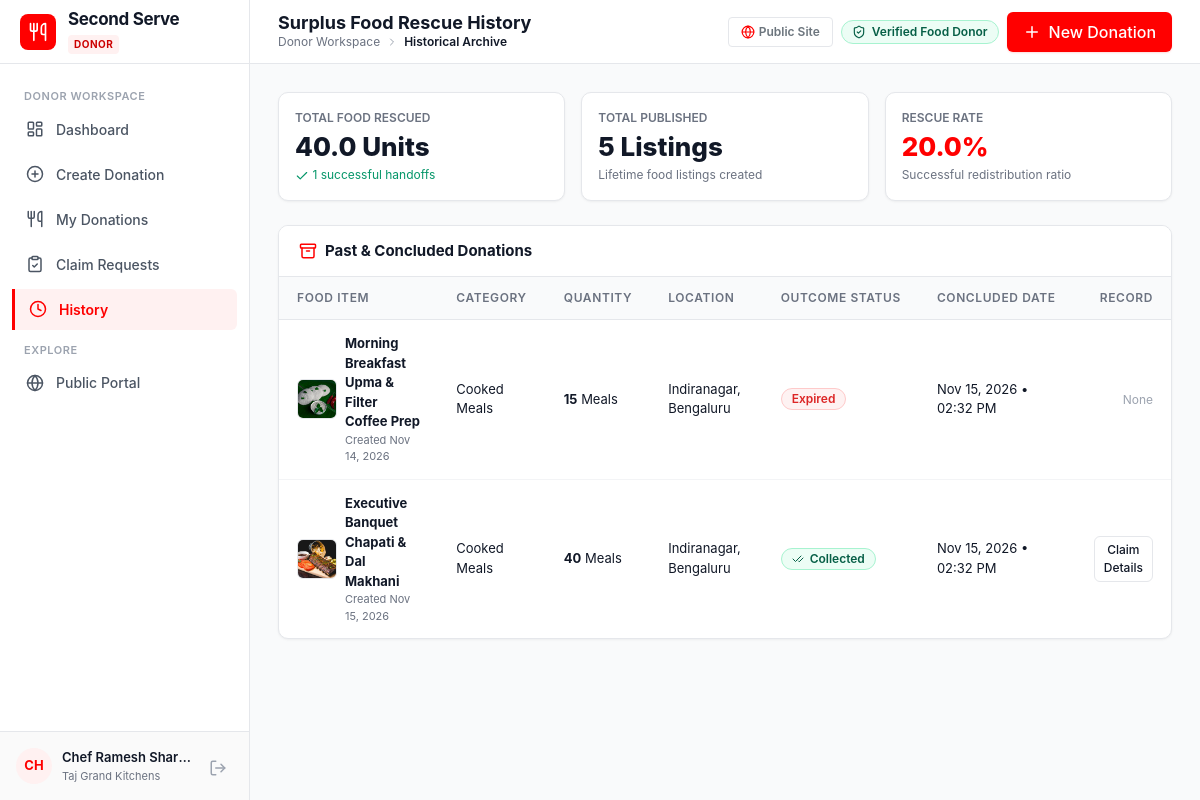
/donor/history (signed in), run on the app's committed database.
### app/models.py (models this page shows, shortened)
class User(UserMixin, db.Model):
    __tablename__ = 'users'
    id = db.Column(db.Integer, primary_key=True)
    name = db.Column(db.String(100), nullable=False)
    email = db.Column(db.String(120), unique=True, index=True, nullable=False)
    password_hash = db.Column(db.String(255), nullable=False)
    role = db.Column(db.String(20), nullable=False, default='DONOR')  # DONOR, NGO, ADMIN
    phone = db.Column(db.String(25), nullable=False)
    organization_name = db.Column(db.String(150), nullable=True)
    address = db.Column(db.String(255), nullable=True)
    locality = db.Column(db.String(100), nullable=True)
    city = db.Column(db.String(100), nullable=True)
    district = db.Column(db.String(100), nullable=True)
    verification_status = db.Column(db.String(20), nullable=False, default='APPROVED')
    is_active = db.Column(db.Boolean, default=True, nullable=False)
    created_at = db.Column(db.DateTime, default=datetime.utcnow, nullable=False)
    listings = db.relationship('FoodListing', backref='donor', lazy='dynamic', cascade='all, delete-orphan')
    claims = db.relationship('Claim', backref='recipient', lazy='dynamic')
    audit_logs = db.relationship('AuditLog', backref='user', lazy='dynamic')
    @property
    def is_admin(self):
        return self.role == 'ADMIN'
    @property
    def is_donor(self):
        return self.role == 'DONOR'
    @property
    def is_ngo(self):
        return self.role == 'NGO'

class FoodListing(db.Model):
    __tablename__ = 'food_listings'
    id = db.Column(db.Integer, primary_key=True)
    donor_id = db.Column(db.Integer, db.ForeignKey('users.id', ondelete='CASCADE'), nullable=False)
    title = db.Column(db.String(150), nullable=False)
    category = db.Column(db.String(50), nullable=False)  # Cooked Meals, Fruits, Vegetables, Bakery Items, Packaged Food, Dairy Products, Other
    description = db.Column(db.Text, nullable=False)
    quantity = db.Column(db.Float, nullable=False)
    unit = db.Column(db.String(20), nullable=False, default='Meals')  # Meals, kg, Packets, Boxes, Liters
    food_type = db.Column(db.String(20), nullable=False, default='Vegetarian')  # Vegetarian, Non-Vegetarian
    image_filename = db.Column(db.String(200), nullable=True)
    location = db.Column(db.String(255), nullable=False)
    locality = db.Column(db.String(100), nullable=False)
    city = db.Column(db.String(100), nullable=False)
    district = db.Column(db.String(100), nullable=False)
    available_from = db.Column(db.DateTime, nullable=False)
    collection_deadline = db.Column(db.DateTime, nullable=False)
    status = db.Column(db.String(20), nullable=False, default='AVAILABLE')  # AVAILABLE, RESERVED, COLLECTED, CANCELLED, EXPIRED
    created_at = db.Column(db.DateTime, default=datetime.utcnow, nullable=False)
    updated_at = db.Column(db.DateTime, default=datetime.utcnow, onupdate=datetime.utcnow, nullable=False)
    claims = db.relationship('Claim', backref='listing', lazy='dynamic', cascade='all, delete-orphan')

### app/routes/donor.py (the view)
@donor_bp.route('/history')
def history():
    completed_listings = FoodListing.query.filter(
        FoodListing.donor_id == current_user.id,
        FoodListing.status.in_(['COLLECTED', 'EXPIRED', 'CANCELLED'])
    ).order_by(FoodListing.updated_at.desc()).all()
    stats = get_donor_dashboard_stats(current_user.id)
    return render_template('donor/history.html', listings=completed_listings, stats=stats)

### app/models.py (called while the page is built)
@login_manager.user_loader
def load_user(user_id):
    return db.session.get(User, int(user_id))

### app/routes/auth.py (called while the page is built)
def role_required(*allowed_roles):
    def decorator(f):
        @wraps(f)
        def decorated_function(*args, **kwargs):
            if not current_user.is_authenticated:
                return redirect(url_for('auth.login', next=request.url))
            if current_user.role not in allowed_roles and not current_user.is_admin:
                flash("You do not have permission to access that resource.", "danger")
                return redirect(url_for('main.index'))
            return f(*args, **kwargs)
        return decorated_function
    return decorator

### app/routes/donor.py (called while the page is built)
@donor_bp.before_request
@login_required
@role_required('DONOR')
def before_request():
    check_and_expire_listings()

### app/services/listing_service.py (called while the page is built, shortened)
def check_and_expire_listings():
    now = datetime.utcnow()
    expired_listings = FoodListing.query.filter(
        FoodListing.status.in_(['AVAILABLE', 'RESERVED']),
        FoodListing.collection_deadline <= now
    ).all()
    if expired_listings:
        db.session.commit()
    return len(expired_listings)

### app/templates/donor/history.html (shortened to what this page needs)
{% extends 'base.html' %}
{% block page_title %}Surplus Food Rescue History{% endblock %}
{% block breadcrumb %}
  <span>Donor Workspace</span>
  <i data-lucide="chevron-right" style="width: 12px; height: 12px; color: #9CA3AF;"></i>
  <span style="color: #111827; font-weight: 600;">Historical Archive</span>
{% endblock %}
{% block content %}
<div class="row g-3 mb-4">
  <div class="col-md-4">
    <div class="ss-card p-3 mb-0">
      <div style="font-size: 12px; color: #6B7280; font-weight: 600; text-transform: uppercase;">Total Food Rescued</div>
      <div style="font-size: 26px; font-weight: 800; color: #111827;">{{ stats.total_meals_saved }} Units</div>
      <div style="font-size: 12px; color: #059669;"><i data-lucide="check" style="width: 14px; height: 14px;"></i> {{ stats.completed_rescued }} successful handoffs</div>
    </div>
  </div>
  <div class="col-md-4">
    <div class="ss-card p-3 mb-0">
      <div style="font-size: 12px; color: #6B7280; font-weight: 600; text-transform: uppercase;">Total Published</div>
      <div style="font-size: 26px; font-weight: 800; color: #111827;">{{ stats.total_listed }} Listings</div>
      <div style="font-size: 12px; color: #6B7280;">Lifetime food listings created</div>
    </div>
  </div>
  <div class="col-md-4">
    <div class="ss-card p-3 mb-0">
      <div style="font-size: 12px; color: #6B7280; font-weight: 600; text-transform: uppercase;">Rescue Rate</div>
      <div style="font-size: 26px; font-weight: 800; color: #FF0000;">
        {% if stats.total_listed > 0 %}
          {{ ((stats.completed_rescued / stats.total_listed) * 100)|round(1) }}%
        {% else %}
          0%
        {% endif %}
      </div>
      <div style="font-size: 12px; color: #6B7280;">Successful redistribution ratio</div>
    </div>
  </div>
</div>
<div class="ss-card">
  <div class="ss-card-header">
    <h2 class="ss-card-title">
      <i data-lucide="archive" style="width: 18px; height: 18px; color: #FF0000;"></i>
      Past & Concluded Donations
    </h2>
  </div>
  <div class="ss-card-body p-0">
    {% if listings %}
      <div class="table-responsive">
        <table class="ss-table">
          <thead>
            <tr>
              <th>Food Item</th>
              <th>Category</th>
              <th>Quantity</th>
              <th>Location</th>
              <th>Outcome Status</th>
              <th>Concluded Date</th>
              <th class="text-end">Record</th>
            </tr>
          </thead>
          <tbody>
            {% for item in listings %}
              <tr>
                <td>
                  <div class="d-flex align-items-center gap-2">
                    {% if item.image_filename %}
                      <img src="{{ url_for('static', filename='images/uploads/' + item.image_filename) }}" alt="{{ item.title }}" style="width: 40px; height: 40px; object-fit: cover; border-radius: 6px; border: 1px solid #E5E7EB; flex-shrink: 0;" onerror="this.src='{{ url_for('static', filename='images/food/buffet_curry.jpg') }}';">
                    {% else %}
                      <div style="width: 40px; height: 40px; border-radius: 6px; background: #FFF1F1; color: #FF0000; display: flex; align-items: center; justify-content: center; flex-shrink: 0;">
                        <i data-lucide="utensils" style="width: 18px; height: 18px;"></i>
                      </div>
                    {% endif %}
                    <div>
                      <div style="font-weight: 700; color: #111827;">{{ item.title }}</div>
                      <div style="font-size: 11px; color: #6B7280;">Created {{ item.created_at|dateonly }}</div>
                    </div>
                  </div>
                </td>
                <td>{{ item.category }}</td>
                <td><strong>{{ item.quantity|int if item.quantity == item.quantity|int else item.quantity }}</strong> {{ item.unit }}</td>
                <td>{{ item.locality }}, {{ item.city }}</td>
                <td>
                  {% if item.status == 'COLLECTED' %}
                    <span class="pill-status pill-collected">
                      <i data-lucide="check-check" style="width: 12px; height: 12px;"></i> Collected
                    </span>
                  {% elif item.status == 'EXPIRED' %}
                    <span class="pill-status pill-expired">Expired</span>
                  {% else %}
                    <span class="pill-status pill-cancelled">Cancelled</span>
                  {% endif %}
                </td>
                <td>{{ item.updated_at|datetimeformat }}</td>
                <td class="text-end">
                  {% if item.claims.count() > 0 %}
                    {% set last_claim = item.claims.first() %}
                    <a href="{{ url_for('donor.claim_detail', claim_id=last_claim.id) }}" class="btn btn-sm btn-ss-outline" style="font-size: 12px; padding: 4px 8px;">
                      Claim Details
                    </a>
                  {% else %}
                    <span style="font-size: 12px; color: #9CA3AF;">None</span>
                  {% endif %}
                </td>
              </tr>
            {% endfor %}
          </tbody>
        </table>
      </div>
    {% endif %}
  </div>
</div>
{% endblock %}

### app/templates/base.html (shortened to what this page needs)
<!DOCTYPE html>
<html lang="en">
<head>
  <link rel="stylesheet" href="{{ url_for('static', filename='vendor/bootstrap/bootstrap.min.css') }}">
  <link rel="stylesheet" href="{{ url_for('static', filename='css/style.css') }}">
</head>
<body>
  <div class="app-wrapper">
    <aside class="app-sidebar" id="appSidebar">
      <div class="sidebar-header">
        <div class="brand-icon-box">
          <i data-lucide="utensils" style="width: 20px; height: 20px;"></i>
        </div>
        <div class="brand-info">
          <div class="brand-title">Second Serve</div>
          {% if current_user.is_authenticated %}
            <span class="role-pill role-pill-{{ current_user.role.lower() }}">
              {{ current_user.role }}
            </span>
          {% endif %}
        </div>
      </div>
      <nav class="sidebar-nav">
        {% if current_user.is_authenticated %}
          {% if current_user.is_donor %}
            <div class="nav-section-title">Donor Workspace</div>
            <a href="{{ url_for('donor.dashboard') }}" class="sidebar-nav-link {% if request.endpoint == 'donor.dashboard' %}active{% endif %}">
              <i data-lucide="layout-dashboard" style="width: 18px; height: 18px;"></i>
              <span>Dashboard</span>
            </a>
            <a href="{{ url_for('donor.create') }}" class="sidebar-nav-link {% if request.endpoint == 'donor.create' %}active{% endif %}">
              <i data-lucide="plus-circle" style="width: 18px; height: 18px;"></i>
              <span>Create Donation</span>
            </a>
            <a href="{{ url_for('donor.my_donations') }}" class="sidebar-nav-link {% if request.endpoint in ['donor.my_donations', 'donor.edit'] %}active{% endif %}">
              <i data-lucide="utensils" style="width: 18px; height: 18px;"></i>
              <span>My Donations</span>
            </a>
            <a href="{{ url_for('donor.claims') }}" class="sidebar-nav-link {% if request.endpoint in ['donor.claims', 'donor.claim_detail'] %}active{% endif %}">
              <i data-lucide="clipboard-check" style="width: 18px; height: 18px;"></i>
              <span>Claim Requests</span>
            </a>
            <a href="{{ url_for('donor.history') }}" class="sidebar-nav-link {% if request.endpoint == 'donor.history' %}active{% endif %}">
              <i data-lucide="clock" style="width: 18px; height: 18px;"></i>
              <span>History</span>
            </a>
          {% endif %}
        {% endif %}
        <div class="nav-section-title">Explore</div>
        <a href="{{ url_for('main.landing') }}" class="sidebar-nav-link" target="_blank">
          <i data-lucide="globe" style="width: 18px; height: 18px;"></i>
          <span>Public Portal</span>
        </a>
      </nav>
      {% if current_user.is_authenticated %}
        <div class="sidebar-footer">
          <div class="user-profile-card">
            <div class="user-avatar">
              {{ current_user.name[:2].upper() }}
            </div>
            <div class="user-info">
              <div class="user-name" title="{{ current_user.name }}">{{ current_user.name }}</div>
              <div class="user-org" title="{{ current_user.organization_name or current_user.email }}">
                {{ current_user.organization_name or current_user.email }}
              </div>
            </div>
            <a href="{{ url_for('auth.logout') }}" class="btn-logout" title="Log out">
              <i data-lucide="log-out" style="width: 18px; height: 18px;"></i>
            </a>
          </div>
        </div>
      {% endif %}
    </aside>
    <main class="app-main">
      <header class="app-header">
        <div class="header-left">
          <div class="header-title-box">
            <h1 class="page-title">{% block page_title %}Dashboard{% endblock %}</h1>
            <div class="page-breadcrumb">
              {% block breadcrumb %}{% endblock %}
            </div>
          </div>
        </div>
        <div class="header-right d-flex align-items-center gap-2">
          <a href="{{ url_for('main.landing') }}" class="btn btn-sm btn-outline-secondary d-none d-md-inline-flex align-items-center gap-1" style="font-size: 12px; font-weight: 600; padding: 5px 12px; border-color: #E5E7EB; text-decoration: none;" target="_blank">
            <i data-lucide="globe" style="width: 14px; height: 14px; color: #FF0000;"></i>
            <span>Public Site</span>
          </a>
          {% if current_user.is_authenticated %}
            {% if current_user.is_ngo %}
              {% if current_user.verification_status == 'APPROVED' %}
                <span class="pill-status pill-approved">
                  <i data-lucide="badge-check" style="width: 14px; height: 14px;"></i> Verified NGO
                </span>
              {% elif current_user.verification_status == 'PENDING' %}
                <span class="pill-status pill-pending" title="Admin approval required to claim donations">
                  <i data-lucide="clock" style="width: 14px; height: 14px;"></i> Approval Pending
                </span>
              {% else %}
                <span class="pill-status pill-rejected">
                  <i data-lucide="x-circle" style="width: 14px; height: 14px;"></i> Verification Rejected
                </span>
              {% endif %}
            {% elif current_user.is_donor %}
              <span class="pill-status pill-approved">
                <i data-lucide="shield-check" style="width: 14px; height: 14px;"></i> Verified Food Donor
              </span>
            {% elif current_user.is_admin %}
              <span class="pill-status pill-status-danger">
                <i data-lucide="shield" style="width: 14px; height: 14px;"></i> System Administrator
              </span>
            {% endif %}
            {% block header_actions %}
              {% if current_user.is_donor %}
                <a href="{{ url_for('donor.create') }}" class="btn-ss-primary">
                  <i data-lucide="plus" style="width: 18px; height: 18px;"></i>
                  <span>New Donation</span>
                </a>
              {% elif current_user.is_ngo %}
                <a href="{{ url_for('ngo.discover') }}" class="btn-ss-primary">
                  <i data-lucide="search" style="width: 18px; height: 18px;"></i>
                  <span>Find Food</span>
                </a>
              {% endif %}
            {% endblock %}
          {% endif %}
        </div>
      </header>
      <div class="app-content">
        {% block content %}{% endblock %}
      </div>
    </main>
  </div>
</body>
</html>

### data on the page
User: role "DONOR", name "CH", name "Chef Ramesh Shar…", organization_name "Taj Grand Kitchens"
FoodListing: image_filename (picture), title "Morning Breakfast Upma & Filter Coffee Prep", created_at "Nov 14, 2026", category "Cooked Meals", quantity "15", unit "Meals", locality "Indiranagar", city "Bengaluru", status "Expired", updated_at "Nov 15, 2026 • 02:32 PM", shows "None"
FoodListing: image_filename (picture), title "Executive Banquet Chapati & Dal Makhani", created_at "Nov 15, 2026", category "Cooked Meals", quantity "40", unit "Meals", locality "Indiranagar", city "Bengaluru", status "COLLECTED" (drawn), updated_at "Nov 15, 2026 • 02:32 PM"

### other printed values
{{ stats.total_meals_saved }} "40.0"
{{ stats.completed_rescued }} "1"
{{ stats.total_listed }} "5"
{{ ((stats.completed_rescued / stats.total_listed) * 100)|round(1) }} "20.0"
